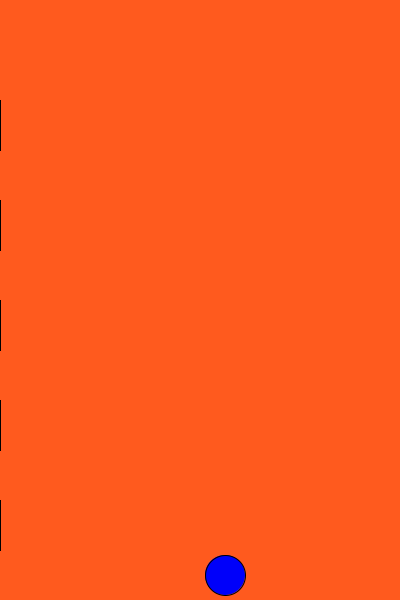
Frame 1 (no input)
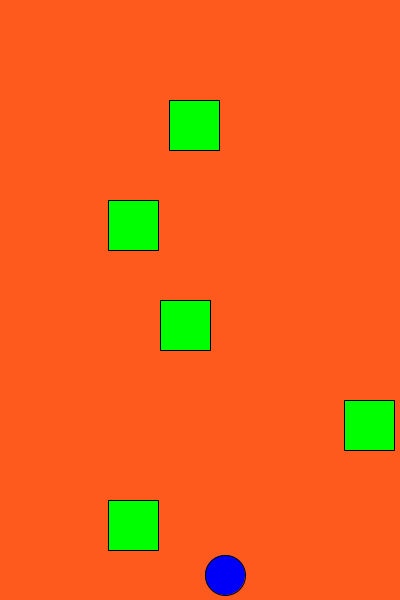
Frame 60 (the mouse pressed at the canvas centre just before this capture)
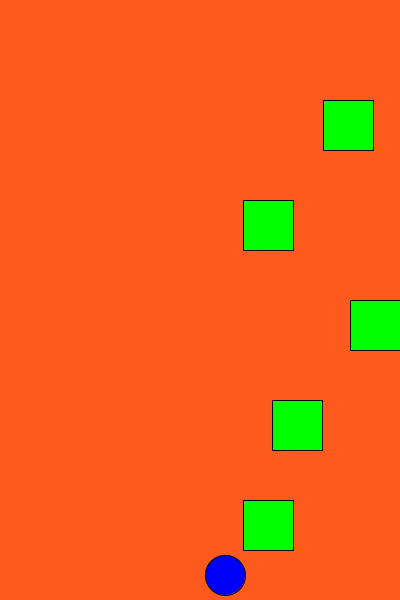
Frame 120 (the mouse held since frame 60 and released just before this capture)

The Processing sketch that drew these frames (run headless with seeded random() and noise(); from frame 60 on, the mouse is pressed at the canvas centre):

// Processing sketch: Frogger
// ── Frogger.pde
int StartTime;
int frogX = 225;
int frogY = 575;
boolean check = false;
Car car1 = new Car(-50, 100, 50, -11);
Car car2 = new Car(-50, 200, 50, 9);
Car car3 = new Car(-50, 300, 50, 10);
Car car4 = new Car(-50, 400, 50, -8);
Car car5 = new Car(-50, 500, 50, 9);
void draw(){
  if(check==false){
  background(500, 90,30);
fill(0, 0, 250);
ellipse(frogX, frogY, 40, 40);
car1.display();
car1.move();
car2.display();
car2.move();
car3.display();
car3.move();
car4.display();
car4.move();
car5.display();
car5.move();
if(intersects(car1)){
frogX=225;
frogY=575;
}
if(intersects(car2)){
frogX=225;
frogY=575;
}
if(intersects(car3)){
frogX=225;
frogY=575;
}
if(intersects(car4)){
frogX=225;
frogY=575;
}
if(intersects(car5)){
frogX=225;
frogY=575;
}
  }
if(frogY<50 && check==false){
  int EndTime=millis();
  text("You Win",100,100);
  int Duration=EndTime-StartTime;
  text("time="+Duration,200,100);
  check=true;
}
}
void setup(){
   size(400, 600);
   StartTime=millis();
}
   void keyPressed()
{
      if(key == CODED){
            if(keyCode == UP&&frogY>25)
            {
                  frogY=frogY-50;
            }
            else if(keyCode == DOWN&&frogY<575)
            {
                  frogY+=50;
            }
            else if(keyCode == RIGHT&&frogX<375)
            {
                  frogX+=50;
            }
            else if(keyCode == LEFT&&frogX>25)
            {
                  frogX-=50;
            }
      }
}
public class Car{
  int x = 0;
  int y = 0;
  int size = 0;
  int speed = 0;
Car(int x, int y, int size, int speed){
  this.x=x;
  this.y=y;
  this.size=size;
  this.speed=speed;
  
}

int getX(){
  return x;
}
int getY(){
  return y;
}
int getSize(){
  return size;
}

void display() 
{
      fill(0,255,0);
      rect(x , y, size, 50);
}
void move(){
  x=x+speed;
  if (x > 400){
    x=0;
  }
    if (x < 0){
    x=400;
  }
}
}
boolean intersects(Car car) {
      if ((frogY > car.getY() && frogY < car.getY()+50) && (frogX > car.getX()-25 && frogX < car.getX() + 25 + car.getSize()))
      {
     
             return true;
      }
      else 
      {
             return false;
      }
}
